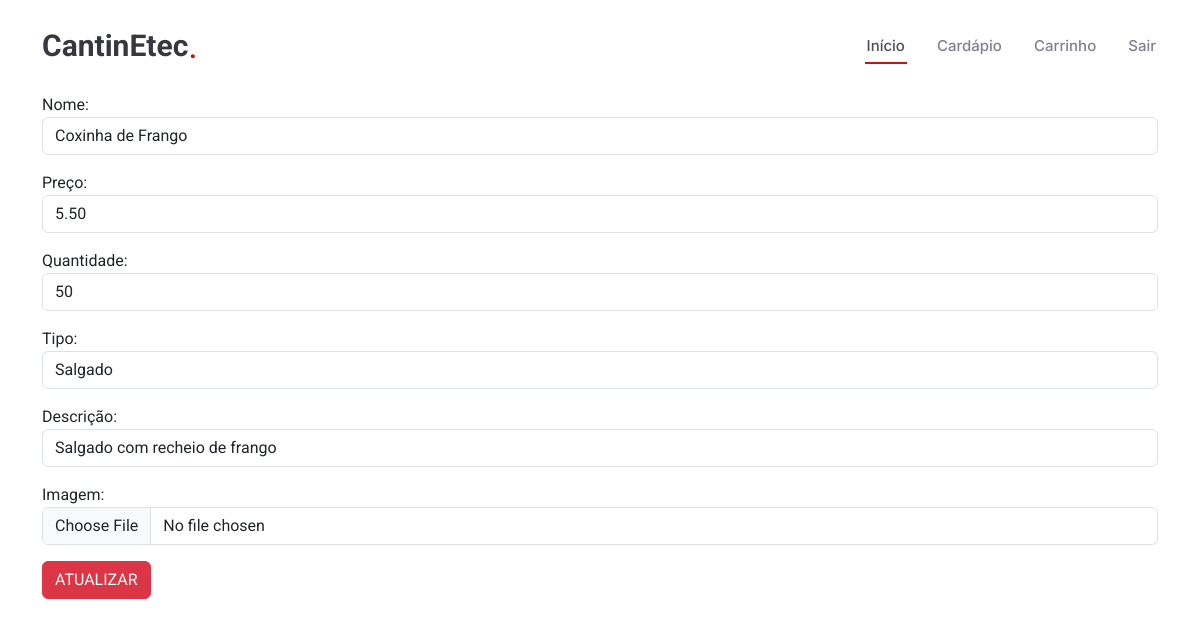
The page /site/site_principal/form_atualiza.php?Cod_item=1 on the database its author committed.
### tables this page shows
CREATE TABLE `item` (
  `Cod_item` int(11) NOT NULL,
  `Nome` varchar(100) NOT NULL,
  `Descricao` text NOT NULL,
  `Preco` decimal(5,2) NOT NULL,
  `Tipo` varchar(50) NOT NULL,
  `Quantidade_Estoque` int(11) NOT NULL,
  `Imagem` varchar(50) NOT NULL
);

### site/site_principal/form_atualiza.php (the view, shortened to what this page needs)
<?php
    include '../pedaco.php';
?>
    <div class="container">
        <form action="atualiza.php?id=<?php echo $Cod_item; ?>" method="POST">
        <?php
            require '../conexao.php';
            $Cod_item = $_GET['Cod_item'];
            $sql = "SELECT * FROM item WHERE Cod_item = $Cod_item";
            $stmt = $pdo->query($sql);
            $Item = $stmt->fetch(PDO::FETCH_ASSOC);
        ?>
            <div class="mb-3">
                Nome: <input type="text" value="<?php echo $Item['Nome']; ?>" name="nome_novo" class="form-control">
            </div>
            <div class="mb-3">
                Preço: <input type="text" value="<?php echo $Item['Preco']; ?>" name="preco_novo" class="form-control">
            </div>
            <div class="mb-3">
                Quantidade: <input type="text" value="<?php echo $Item['Quantidade_Estoque']; ?>" name="quantidade_nova" class="form-control">
            </div>
            <div class="mb-3">
                Tipo: <input type="text" value="<?php echo $Item['Tipo']; ?>" name="tipo_novo" class="form-control">
            </div>
            <div class="mb-3">
                Descrição: <input type="text" value="<?php echo $Item['Descricao']; ?>" name="descricao_nova" class="form-control">
            </div>
            <div class="mb-3">
                Imagem: <input type="file" value="<?php echo $Item['Imagem']; ?>" name="imagem_nova" class="form-control">
            </div>
            <a name="btn-atualiza" class="btn btn-danger" href='atualiza.php'>ATUALIZAR</a>
        </form>
    </div>
</body>
</html>

### site/site_principal/assets/css/main.css (style rules this page uses)
:root { --default-font: "Roboto", system-ui, -apple-system, "Segoe UI", Roboto, "Helvetica Neue", Arial, "Noto Sans", "Liberation Sans", sans-serif, "Apple Color Emoji", "Segoe UI Emoji", "Segoe UI Symbol", "Noto Color Emoji"; --heading-font: "Amatic SC", sans-serif; --nav-font: "Inter", sans-serif; }
:root { --background-color: #ffffff; --default-color: #212529; --heading-color: #37373f; --accent-color: #ce1212; --surface-color: #ffffff; --contrast-color: #ffffff; }
:root { --nav-color: #7f7f90; --nav-hover-color: #ce1212; --nav-mobile-background-color: #ffffff; --nav-dropdown-background-color: #ffffff; --nav-dropdown-color: #7f7f90; --nav-dropdown-hover-color: #ce1212; }
:root { scroll-behavior: smooth; }
body { color: var(--default-color); background-color: var(--background-color); font-family: var(--default-font); }
a { color: var(--accent-color); text-decoration: none; transition: 0.3s; }

### rows shown on the page
item: nome_novo "Coxinha de Frango", preco_novo "5.50", quantidade_nova "50", tipo_novo "Salgado", descricao_nova "Salgado com recheio de frango"
